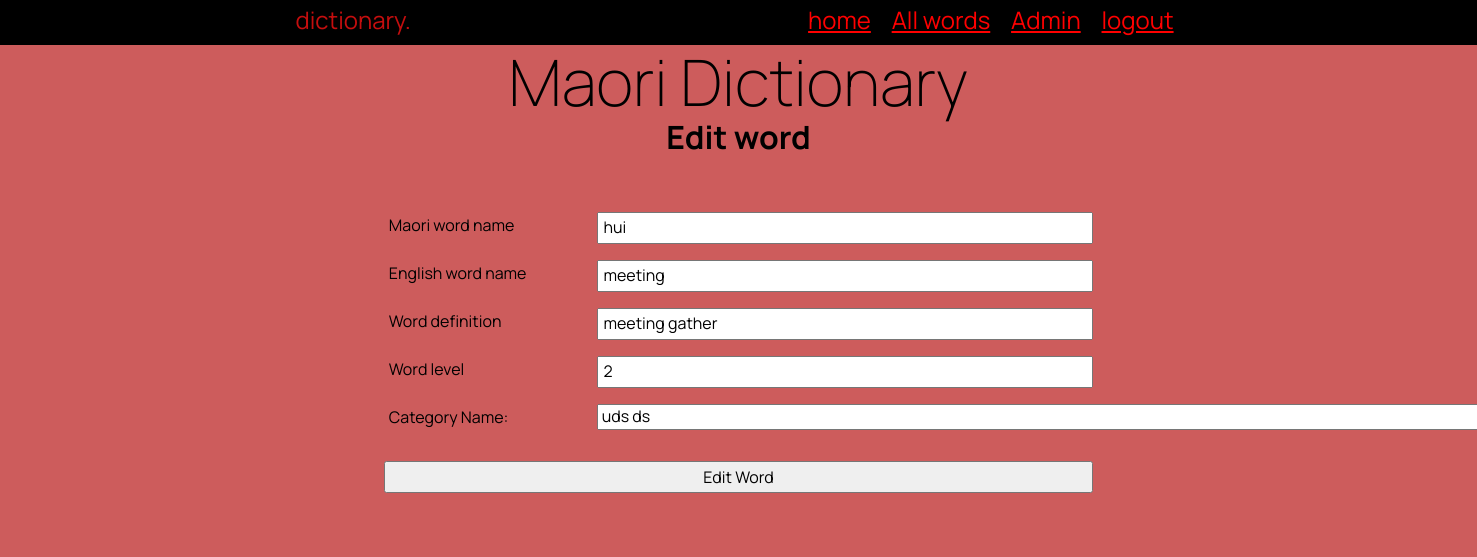
Page /edit/329 (signed in) on the committed database.
### tables this page shows
CREATE TABLE "Dictionary"
(
    word_id    INTEGER
        constraint maori_words_pk
            primary key autoincrement,
    Maori      varchar(100),
    English    varchar(100),
    Definition varchar(100),
    level      INTEGER,
    image      varchar(15),
    cat_id_fk  INTEGER
        constraint cat_id_fk
            references category (""),
    user_id_fk INTEGER
        constraint user_id_fk
            references user (""),
    entry_date date
);

CREATE TABLE "category"
(
    cat_id        integer
        constraint category_pk
            primary key autoincrement
        constraint category_pk_2
            unique,
    category_name varchar(100)
);

### app.py (the view, shortened to what this page needs)
@app.route('/edit/<word_id>', methods=['GET', 'POST'])
def edit_word(word_id):
    if is_logged_in() and is_teacher():
        about_word = get_list(
            "SELECT Maori, English, Definition, level, cat_id_fk"
            " FROM Dictionary m "
            "INNER JOIN category c ON m.cat_id_fk = c.cat_id WHERE word_id=?", (word_id,))
        about_word = about_word[0]
        category_list = get_list("SELECT cat_id, category_name FROM category", "")
    else:
        return redirect('/?message=Need+to+be+teacher.')
    return render_template('edit.html', logged_in=is_logged_in(), word_detail=about_word, word_id=word_id,
                           categories=category_list, is_teacher=is_teacher())

### app.py (called while the page is built)
def get_list(query, params):
    with create_connection(DATABASE) as con:
        cur = con.cursor()
        if params == "":
            cur.execute(query)
        else:
            cur.execute(query, params)
        query_list = cur.fetchall()
    return query_list

def create_connection(db_file):
    try:
        connection = sqlite3.connect(db_file)
        print("Connection to database successful.")
        return connection
    except Error as e:
        print("Error connecting to database:", e)
        return None

def is_logged_in():
    if session.get('email') is None:
        return False
    else:
        return True

def is_teacher():
    return session.get('is_teacher') == 1

### templates/edit.html
{% extends "base.html" %}
{% block pageheading %}
{% if word_detail == None %}
    Add
{% else %}
    Edit
{% endif %}
word
{% endblock %}
{% block main %}
<form class="myform" method="post" action="/edit/{{ word_id }}" >
    <div class="form-group">
        <div class="form-label"><label for="Maori"> Maori word name</label> </div>
        <div class="form-element"><input type="text" name="Maori" id="Maori"  maxlength="100"{% if word_detail != None %} value="{{ word_detail[0] }}" {% endif %} required></div>
    </div>
    <div class="form-group">
        <div class="form-label"><label for="English"> English word name</label> </div>
        <div class="form-element"><input type="text" name="English" id="English"  maxlength="100" {% if word_detail != None %} value="{{ word_detail[1] }}" {% endif %} required></div>
    </div>
    <div class="form-group">
        <div class="form-label"><label for="Definition"> Word definition</label> </div>
        <div class="form-element"><input type="text" name="Definition" id="Definition"  maxlength="100" {% if word_detail != None %} value="{{ word_detail[2] }}" {% endif %} required></div>
    </div>
    <div class="form-group">
        <div class="form-label"><label for="level"> Word level</label> </div>
        <div class="form-element"><input type="number" name="level" id="level" min="1" max="10"{% if word_detail != None %} value="{{ word_detail[3] }}" {% endif %} required></div>
    </div>
    <div class="form-group">
        <div class="form-label"><label for="cat_id">Category Name:</label></div>
        <div class="form-element">
            <select id="cat_id" name="cat_id">
                {% for category in categories %}
                    <option value="{{ category[0] }}" {% if word_detail != None and word_detail[4] == category[0] %}selected{% endif %}>{{ category[1] }}</option>
                {% endfor %}
            </select>
        </div>
    </div>
    <div class="form-group">
        <div class="form-label"></div>
        <div class="form-button"><input type="submit" value="{% if word_detail == None %}Add{% else %}Edit{% endif %} Word"></div>
    </div>
</form>
{% endblock %}

### static/style.css (style rules this page uses)
* { font-family: 'Manrope', sans-serif; padding: 0; margin: 0; box-sizing: border-box; }
body { background-color: indianred; }
.myform { width: 80%; margin: auto; padding-bottom: 1rem; margin-bottom: 20px; display: block; }
.form-group { padding-top: 3rem; }
.form-label { width: 30%; float: left; padding: 0.3rem; }
.form-element { width: 70%; float: left; }
.form-group input { padding: 0.3rem; width: 100%; }

### rows in the picture
Dictionary: Maori "hui", English "meeting", Definition "meeting gather", level "2", cat_id "uds ds"
